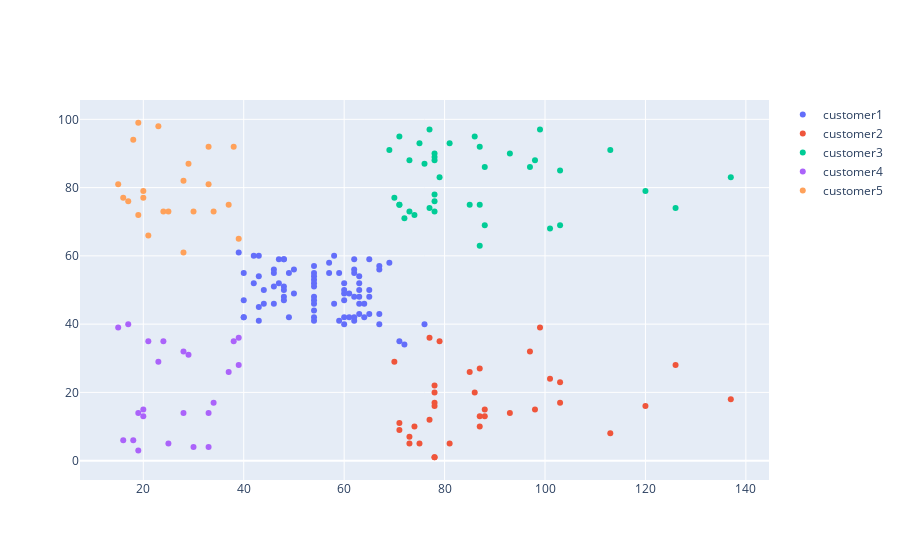

Here is the notebook cell this chart was saved with:
### Markdown cell above
### Ploting The segmeted graph

### Code cell
fig=go.Figure()
fig.add_trace(
    go.Scatter(
        x=df1['Annual Income (k$)'],
        y=df1['Spending Score (1-100)'],
        mode="markers",
        name="customer1"
    ))
fig.add_trace(
    go.Scatter(
        x=df2['Annual Income (k$)'],
        y=df2['Spending Score (1-100)'],
        mode="markers",
        name="customer2"
    ))
fig.add_trace(
    go.Scatter(
        x=df3['Annual Income (k$)'],
        y=df3['Spending Score (1-100)'],
        mode="markers",
        name="customer3"
    ))
fig.add_trace(
    go.Scatter(
        x=df4['Annual Income (k$)'],
        y=df4['Spending Score (1-100)'],
        mode="markers",
        name="customer4"
    ))
fig.add_trace(
    go.Scatter(
        x=df5['Annual Income (k$)'],
        y=df5['Spending Score (1-100)'],
        mode="markers",
        name="customer5"
    ))

fig.show()

### Figure 1 — Plotly figure (JSON) as saved in the notebook; plotly's stock layout.template omitted (floating-point values rounded to 4 significant figures)
{"data": [{"mode": "markers", "name": "customer1", "type": "scatter", "x": [39, 40, 40, 40, 40, 42, 42, 43, 43, 43, 43, 44, 44, 46, 46, 46, 46, 47, 47, 48, 48, 48, 48, 48, 48, 49, 49, 50, 50, 54, 54, 54, 54, 54, 54, 54, 54, 54, 54, 54, 54, 57, 57, 58, 58, 59, 59, 60, 60, 60, 60, 60, 60, 61, 61, 62, 62, 62, 62, 62, 62, 63, 63, 63, 63, 63, 63, 64, 64, 65, 65, 65, 65, 67, 67, 67, 67, 69, 71, 72, 76], "y": [61, 55, 47, 42, 42, 52, 60, 54, 60, 45, 41, 50, 46, 51, 46, 56, 55, 52, 59, 51, 59, 50, 48, 59, 47, 55, 42, 49, 56, 47, 54, 53, 48, 52, 42, 51, 55, 41, 44, 57, 46, 58, 55, 60, 46, 55, 41, 49, 40, 42, 52, 47, 50, 42, 49, 41, 48, 59, 55, 56, 42, 50, 46, 43, 48, 52, 54, 42, 46, 48, 50, 43, 59, 43, 57, 56, 40, 58, 35, 34, 40]}, {"mode": "markers", "name": "customer2", "type": "scatter", "x": [70, 71, 71, 73, 73, 74, 75, 77, 77, 78, 78, 78, 78, 78, 78, 79, 81, 85, 86, 87, 87, 87, 88, 88, 93, 97, 98, 99, 101, 103, 103, 113, 120, 126, 137], "y": [29, 11, 9, 5, 7, 10, 5, 12, 36, 22, 17, 20, 16, 1, 1, 35, 5, 26, 20, 27, 13, 10, 13, 15, 14, 32, 15, 39, 24, 17, 23, 8, 16, 28, 18]}, {"mode": "markers", "name": "customer3", "type": "scatter", "x": [69, 70, 71, 71, 71, 72, 73, 73, 74, 75, 76, 77, 77, 78, 78, 78, 78, 78, 78, 79, 81, 85, 86, 87, 87, 87, 88, 88, 93, 97, 98, 99, 101, 103, 103, 113, 120, 126, 137], "y": [91, 77, 95, 75, 75, 71, 88, 73, 72, 93, 87, 97, 74, 90, 88, 76, 89, 78, 73, 83, 93, 75, 95, 63, 75, 92, 86, 69, 90, 86, 88, 97, 68, 85, 69, 91, 79, 74, 83]}, {"mode": "markers", "name": "customer4", "type": "scatter", "x": [15, 16, 17, 18, 19, 19, 20, 20, 21, 23, 24, 25, 28, 28, 29, 30, 33, 33, 34, 37, 38, 39, 39], "y": [39, 6, 40, 6, 3, 14, 15, 13, 35, 29, 35, 5, 14, 32, 31, 4, 4, 14, 17, 26, 35, 36, 28]}, {"mode": "markers", "name": "customer5", "type": "scatter", "x": [15, 16, 17, 18, 19, 19, 20, 20, 21, 23, 24, 25, 28, 28, 29, 30, 33, 33, 34, 37, 38, 39], "y": [81, 77, 76, 94, 72, 99, 77, 79, 66, 98, 73, 73, 82, 61, 87, 73, 92, 81, 73, 75, 92, 65]}], "layout": {}}
